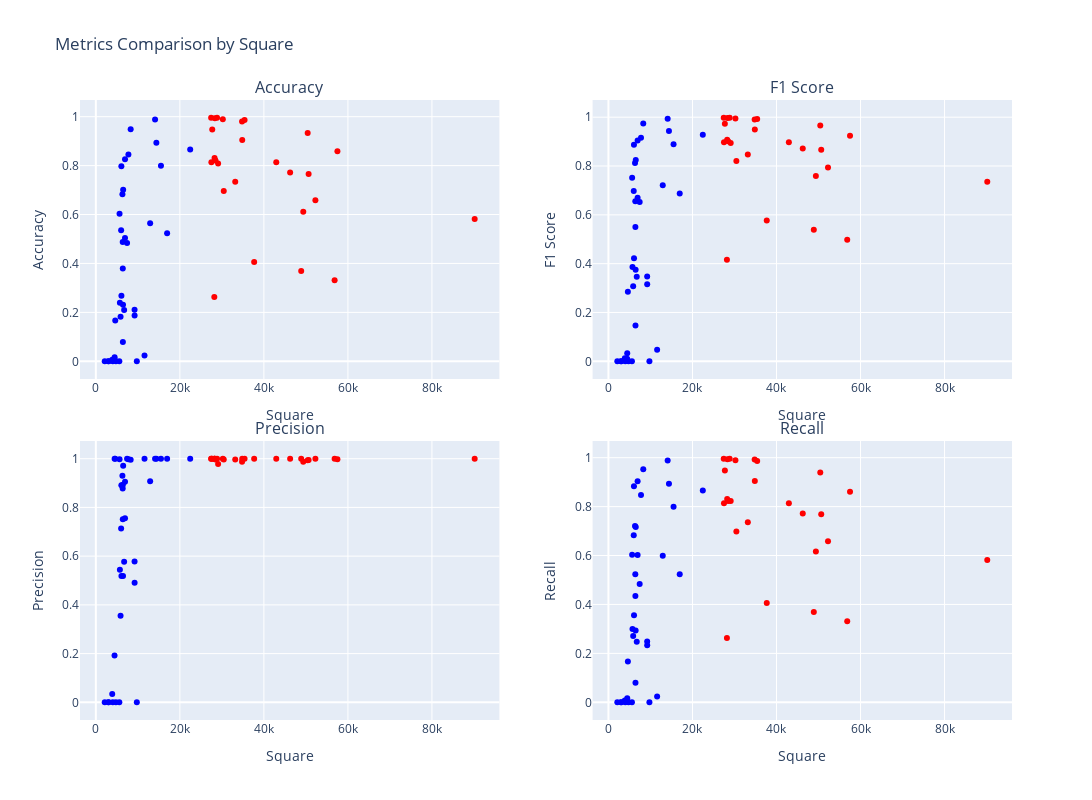

The code cell stored with this chart in its notebook:
### Code cell
fig = make_subplots(
    rows=2, 
    cols=2, 
    subplot_titles=(
        "Accuracy", 
        "F1 Score", 
        "Precision", 
        "Recall"
    ),
    horizontal_spacing=0.1,
    vertical_spacing=0.1,
)

color_discrete = ["red", "blue"]

fig.add_trace(
    go.Scatter(
        x=id_m["square"],
        y=id_m["accuracy"],
        mode="markers",
        name="Accuracy",
        marker=dict(color=id_m["class_kmeans"].map({0: color_discrete[0], 1: color_discrete[1]})),
        hovertext=id_m.apply(
            lambda row: f"w: {row['w']}<br>h: {row['h']}<br>video: {row['video']}",
            axis=1
        ),
        hovertemplate="Square</b>: %{x}<br>Accuracy</b>: %{y}<br>%{hovertext}<extra></extra>",
    ),
    row=1, col=1
)

fig.add_trace(
    go.Scatter(
        x=id_m["square"],
        y=id_m["f1"],
        mode="markers",
        name="F1 Score",
        marker=dict(color=id_m["class_kmeans"].map({0: color_discrete[0], 1: color_discrete[1]})),
        hovertext=id_m.apply(
            lambda row: f"w: {row['w']}<br>h: {row['h']}<br>video: {row['video']}",
            axis=1
        ),
        hovertemplate="Square</b>: %{x}<br>F1 Score</b>: %{y}<br>%{hovertext}<extra></extra>",
    ),
    row=1, col=2
)

fig.add_trace(
    go.Scatter(
        x=id_m["square"],
        y=id_m["precision"],
        mode="markers",
        name="Precision",
        marker=dict(color=id_m["class_kmeans"].map({0: color_discrete[0], 1: color_discrete[1]})),
        hovertext=id_m.apply(
            lambda row: f"w: {row['w']}<br>h: {row['h']}<br>video: {row['video']}",
            axis=1
        ),
        hovertemplate="Square: %{x}<br>Precision</b>: %{y}<br>%{hovertext}<extra></extra>",
    ),
    row=2, col=1
)

fig.add_trace(
    go.Scatter(
        x=id_m["square"],
        y=id_m["recall"],
        mode="markers",
        name="Recall",
        marker=dict(color=id_m["class_kmeans"].map({0: color_discrete[0], 1: color_discrete[1]})),
        hovertext=id_m.apply(
            lambda row: f"w: {row['w']}<br>h: {row['h']}<br>video: {row['video']}",
            axis=1
        ),
        hovertemplate="Square</b>: %{x}<br>Recall</b>: %{y}<br>%{hovertext}<extra></extra>",
    ),
    row=2, col=2
)

fig.update_layout(
    height=800,
    width=1300,
    title_text="Metrics Comparison by Square",
    showlegend=False,
)

fig.update_xaxes(title_text="Square", row=1, col=1)
fig.update_yaxes(title_text="Accuracy", row=1, col=1)

fig.update_xaxes(title_text="Square", row=1, col=2)
fig.update_yaxes(title_text="F1 Score", row=1, col=2)

fig.update_xaxes(title_text="Square", row=2, col=1)
fig.update_yaxes(title_text="Precision", row=2, col=1)

fig.update_xaxes(title_text="Square", row=2, col=2)
fig.update_yaxes(title_text="Recall", row=2, col=2)

fig.update_layout(legend=dict(
    orientation="h",
    yanchor="bottom",
    y=-0.15,
    xanchor="center",
    x=0.5
))

fig.show()
